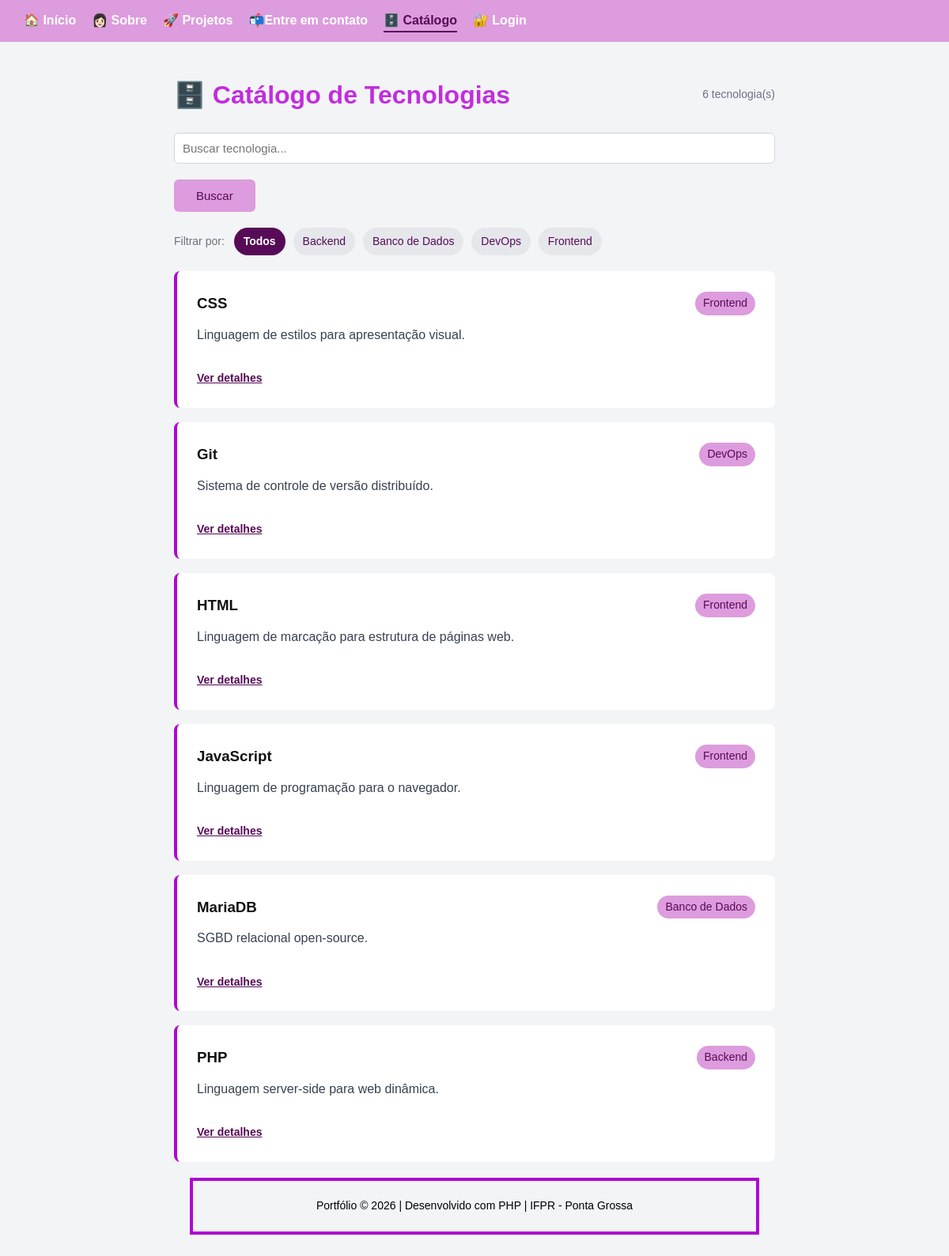
/catalogo.php, run on the app's committed database.
### tables this page shows
CREATE TABLE tecnologias (
    id          INT UNSIGNED  NOT NULL AUTO_INCREMENT,
    nome        VARCHAR(100)  NOT NULL,
    categoria   VARCHAR(50)   NOT NULL,
    descricao   TEXT,
    ano_criacao INT,
    status      ENUM('ativo','inativo') NOT NULL DEFAULT 'ativo',
    criado_em   DATETIME      NOT NULL DEFAULT CURRENT_TIMESTAMP,
    PRIMARY KEY (id)
);

### catalogo.php (the view, shortened to what this page needs)
<?php
$pagina_atual = "catalogo";
$caminho_raiz = './';
$pdo = conectar();
$stmtCat = $pdo->query("SELECT DISTINCT categoria FROM tecnologias WHERE status = 'ativo' ORDER BY categoria");
$categorias = $stmtCat->fetchAll();
$busca = trim($_GET['busca'] ?? '');
$categoria = trim($_GET['categoria'] ?? '');
if ($busca) {
    $stmt = $pdo->prepare(
    "SELECT * FROM tecnologias
     WHERE status = 'ativo' AND (nome LIKE :termo1 OR descricao LIKE :termo2)
     ORDER BY nome");
$stmt->execute([
    'termo1' => "%$busca%",
    'termo2' => "%$busca%"
]);
} else {
    $stmt = $pdo->query("SELECT * FROM tecnologias WHERE status = 'ativo' ORDER BY nome");
}
$tecnologias = $stmt->fetchAll();
?>
<!DOCTYPE html>
<html lang="pt-br">
<head>
    <?php include  __DIR__ . '/includes/cabecalho.php'; ?>
</head>
<body>
<div class="container">
    <div style="display: flex; justify-content: space-between; align-items: center; margin-bottom: 20px;">
    <h1 class="titulo-secao" style="margin: 0;">🗄️ Catálogo de Tecnologias</h1>
    <span style="color: #6b7280; font-size: 14px;">
        <?php echo count($tecnologias); ?> tecnologia(s)</span>
    </div>
<form method="get" style="margin-bottom: 15px;">
    <input type="text" name="busca" placeholder="Buscar tecnologia..."
           value="<?php echo htmlspecialchars($busca); ?>">
    <button type="submit">Buscar</button>
</form>
<div class="filtro-categorias">
    <span>Filtrar por:</span>
    <a href="catalogo.php" class="<?php echo !$categoria ? 'ativo' : ''; ?>">
        Todos
    </a>
    <?php foreach ($categorias as $cat): ?>
        <a href="catalogo.php?categoria=<?php echo urlencode($cat['categoria']); ?>"
           class="<?php echo $categoria === $cat['categoria'] ? 'ativo' : ''; ?>">
            <?php echo htmlspecialchars($cat['categoria']); ?>
        </a>
    <?php endforeach; ?>
</div>
    <?php if (empty($tecnologias)): ?>
         <div class="card" style="text-align: center; padding: 40px 20px; color: #6b7280;">
            <p style="font-size: 40px; margin: 0 0 12px;">📭</p>
            <p style="font-size: 16px; margin: 0;">Nenhuma tecnologia ativa.</p>
         </div>
    <?php else: ?>
     <?php foreach ($tecnologias as $tec): ?>
        <div class="card">
            <div style = "display: flex; justify-content: space-between; align-items: center;">
                 <h3 style="margin: 0;"> <?php echo htmlspecialchars($tec['nome']); ?> </h3>
                 <span style ="background: #dd9cdd; color: #570b57; padding:3px 10px;
                 border-radius:20px; font-size: 14px; white-space: nowrap;">
                 <?php echo htmlspecialchars($tec['categoria']); ?>
                </span>
            </div>
            <p style="margin: 0 0 10px;"> <?php echo htmlspecialchars($tec['descricao']); ?></p>
         <a href="detalhe.php?id=<?php echo (int) $tec['id']; ?>&categoria=<?php echo urlencode($categoria); ?>"
         style="color: #570b57; font-size: 14px; font-weight: bold;
         display: inline-block; margin-top: 10px;"
        class="btn-secundario" >Ver detalhes</a>
    </div>
    <?php endforeach; ?>
    <?php endif; ?>
    <?php include __DIR__ . '/includes/rodape.php'; ?>
</body>
</html>

### includes/cabecalho.php (shortened to what this page needs)
  <link rel="stylesheet" href="<?php echo $caminho_raiz; ?>includes/style.css">
<?php
  include __DIR__ . '/nav.php'; ?>

### includes/nav.php (shortened to what this page needs)
<?php
function menu_class( string $item, string $atual): string {
  return ($item === $atual) ? 'class="ativo"': '';
}
$logado = isset($_SESSION['usuario']);
?>
 <nav>
  <a href="<?php echo $caminho_raiz; ?>index.php"
    <?php echo menu_class('inicio', $pagina_atual); ?>>
    🏠 Início
  </a>
    <a href="<?php echo $caminho_raiz; ?>sobre.php"
    <?php echo menu_class('sobre', $pagina_atual); ?>>
    👩🏻 Sobre
  </a>
    <a href="<?php echo $caminho_raiz; ?>projetos.php"
    <?php echo menu_class('projetos', $pagina_atual); ?>>
     🚀 Projetos
  </a>
     <a href="<?php echo $caminho_raiz; ?>contato.php"
    <?php echo menu_class('contato', $pagina_atual); ?>>
     📬Entre em contato
  </a>
   <a href="<?php echo $caminho_raiz; ?>catalogo.php"
    <?php echo menu_class('catalogo', $pagina_atual); ?>>
     🗄️ Catálogo
  </a>
   <?php if ($logado): ?>
    <a href="<?php echo $caminho_raiz; ?>painel.php"
    <?php echo menu_class('painel', $pagina_atual); ?>>
     📊 Painel
  </a>
  <a href="<?php echo $caminho_raiz; ?>logout.php">
     🚪 Sair
  </a>
    <?php else: ?>
  <a href="<?php echo $caminho_raiz; ?>login.php"
    <?php echo menu_class('login', $pagina_atual); ?>>
     🔐 Login
  </a>
  <?php endif;?>
</nav>

### includes/rodape.php
<?php
$autor = isset($nome) ? htmlspecialchars($nome) : "Portfólio";
?>
  <footer>
    <?php echo $autor; ?>
    &copy; <?php echo date("Y"); ?>
    | Desenvolvido com PHP
    | IFPR - Ponta Grossa
</footer>

### includes/style.css (style rules this page uses)
* { box-sizing: border-box; margin:0; padding:0; }
body { font-family: Arial, sans-serif; background:#f3f4f6; color:#111; line-height:1.7; }
nav { background:#dd9cdd; padding:12px 30px; display:flex; gap:20px; }
nav a { color:white; text-decoration:none; font-weight:bold; }
nav a.ativo { color:#570b57; border-bottom:2px solid #570b57; }
.container { max-width:800px; margin:40px auto; padding:0 20px; }
h1, h2, h3 { margin-bottom:12px; }
.titulo-secao { color:#c12dde; margin:30px 0 20px 0; }
.card { background:white; border-radius:8px; padding:25px; margin-bottom:18px; border-left:4px solid #af06d1; display:flex; flex-direction:column; gap:10px; }
.card p { color:#374151; }
input[type="text"],input[type="email"], input[type="password"],input[type="number"],input[type="url"], textarea { width:100%; padding:10px; border:1px solid #d1d5db; border-radius:6px; font-size: 15px; font-family: Arial, sans-serif; }
button[type="submit"] { margin-top: 20px; background: #dd9cdd; color: #570b57; border: none; padding: 12px 28px; border-radius: 6px; font-size: 15px; cursor: pointer; }
footer { border:4px solid #af06d1; color:black; text-align:center; padding:20px; margin-top:60px; margin: 20px; font-size:14px; }
.filtro-categorias { margin: 20px 0; font-size: 14px; }
.filtro-categorias span { color: #6b7280; margin-right: 8px; }
.filtro-categorias a { text-decoration: none; color: #570b57; background: #e5e7eb; padding: 6px 12px; border-radius: 20px; margin-right: 6px; transition: all 0.2s ease; display: inline-block; }
.filtro-categorias a.ativo { background: #570b57; color: white; font-weight: bold; }

### data on the page
tecnologias: nome "CSS", categoria "Frontend", descricao "Linguagem de estilos para apresentação visual."
tecnologias: nome "Git", categoria "DevOps", descricao "Sistema de controle de versão distribuído."
tecnologias: nome "HTML", categoria "Frontend", descricao "Linguagem de marcação para estrutura de páginas web."
tecnologias: nome "JavaScript", categoria "Frontend", descricao "Linguagem de programação para o navegador."
tecnologias: nome "MariaDB", categoria "Banco de Dados", descricao "SGBD relacional open-source."
tecnologias: nome "PHP", categoria "Backend", descricao "Linguagem server-side para web dinâmica."

### other printed values
count($tecnologias) "6"
$cat['categoria'] "Backend"
$cat['categoria'] "Banco de Dados"
$cat['categoria'] "DevOps"
$cat['categoria'] "Frontend"
$autor "Portfólio"
